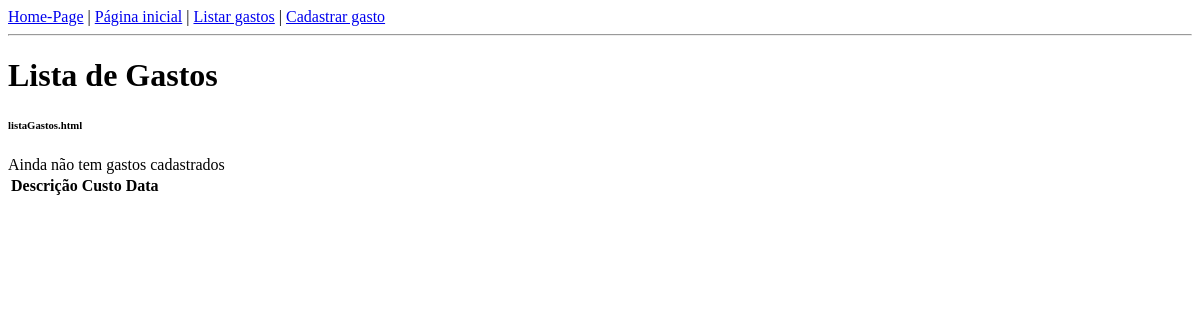
The app's page /gastos/lista/, older data.
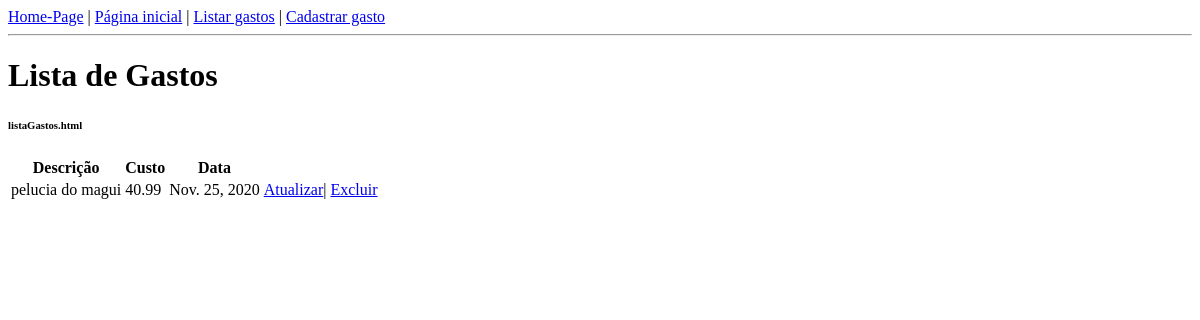
The same page, newer data.
### gastos/models.py (models this page shows, shortened)
class Gasto(models.Model):
    descricao = models.CharField(max_length=100, help_text="Entre com a descrição do gasto")
    custo = models.DecimalField(help_text="Entre com o custo", decimal_places=2, max_digits=10)
    data = models.DateField(help_text="Data do gasto no formato <em>DD/MM/AAAA<em>")

### gastos/views.py (the view)
# urls.py: path('lista/', views.GastoListView.as_view(), name="lista-gastos"),
class GastoListView(View):
    def get(self, request, *args, **kwargs):
        gastos = Gasto.objects.all()
        context = { 'gastos': gastos, }
        return render(request, 'gastos/listaGastos.html', context)

### gastos/templates/gastos/listaGastos.html (shortened to what this page needs)
{% load static %}
<!DOCTYPE html>
<html>
<head>
    <link rel="stylesheet" href="{% static 'gastos/css/estilo.css' %}">
</head>
<body>{% include 'gastos/links.html' %}<h1>Lista de Gastos</h1>
    <h6>listaGastos.html</h6>
    <table>
        <tr>
            <th>Descrição</th>
            <th>Custo</th>
            <th>Data</th>
        </tr>{% if gastos %}{% for gasto in gastos %}<tr>
            <td>{{ gasto.descricao }}</td>
            <td>{{ gasto.custo }}</td>
            <td>{{ gasto.data }}</td>
            <td><a href="{% url 'gastos:atualiza-gasto' pk=gasto.id %}">Atualizar</a>| <a
                    href="{% url 'gastos:apaga-gasto' pk=gasto.id %}">Excluir</a></td>
        </tr>{% endfor %}{% else %}<tr>
            <thcolspan="5">Ainda não tem gastos cadastrados</th>
        </tr>{% endif %}
    </table>
</body>
</html>

### gastos/templates/gastos/links.html
<a href="/">Home-Page</a> |
<a href="{% url 'gastos:home-gastos' %}">Página inicial</a> |
<a href="{% url 'gastos:lista-gastos' %}">Listar gastos</a> |
<a href="{% url 'gastos:cria-gasto' %}">Cadastrar gasto</a>
<hr/>

Row changes from the older to the newer data that the page shows:
added Gasto: descricao "pelucia do magui", custo "40.99", data "Nov. 25, 2020"
Text that changed along with them:
text no longer shown: "Ainda não tem gastos cadastrados"
